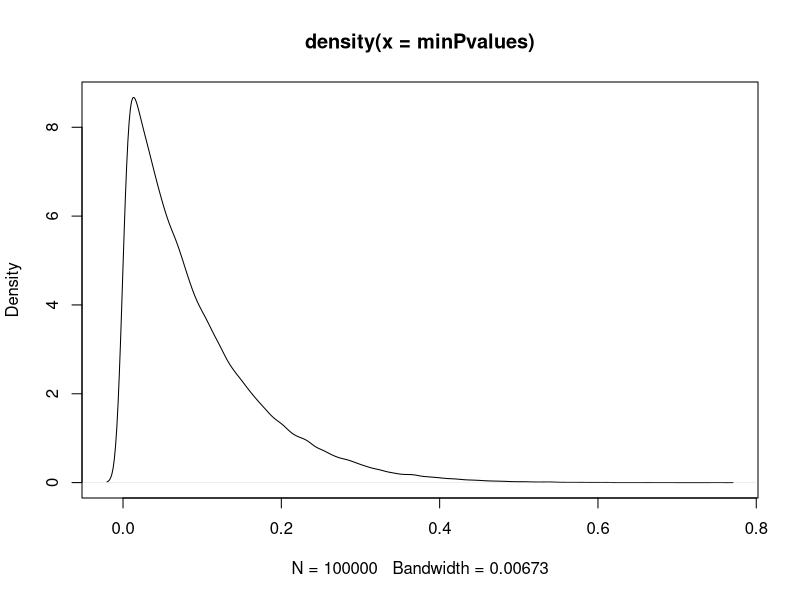

The R source for this figure:
B=1e5
numTests = 10
minPvalues = sapply(1:B, 
                    function(ignoreMe) min(runif(numTests)) )
head(minPvalues)
plot(density(minPvalues))
#abline(a=2, b= -2, col='red')
Pobs = 0.04

sub_P<-subset(minPvalues,minPvalues<Pobs)
length(sub_P) / B

1 - (1-Pobs)^numTests
